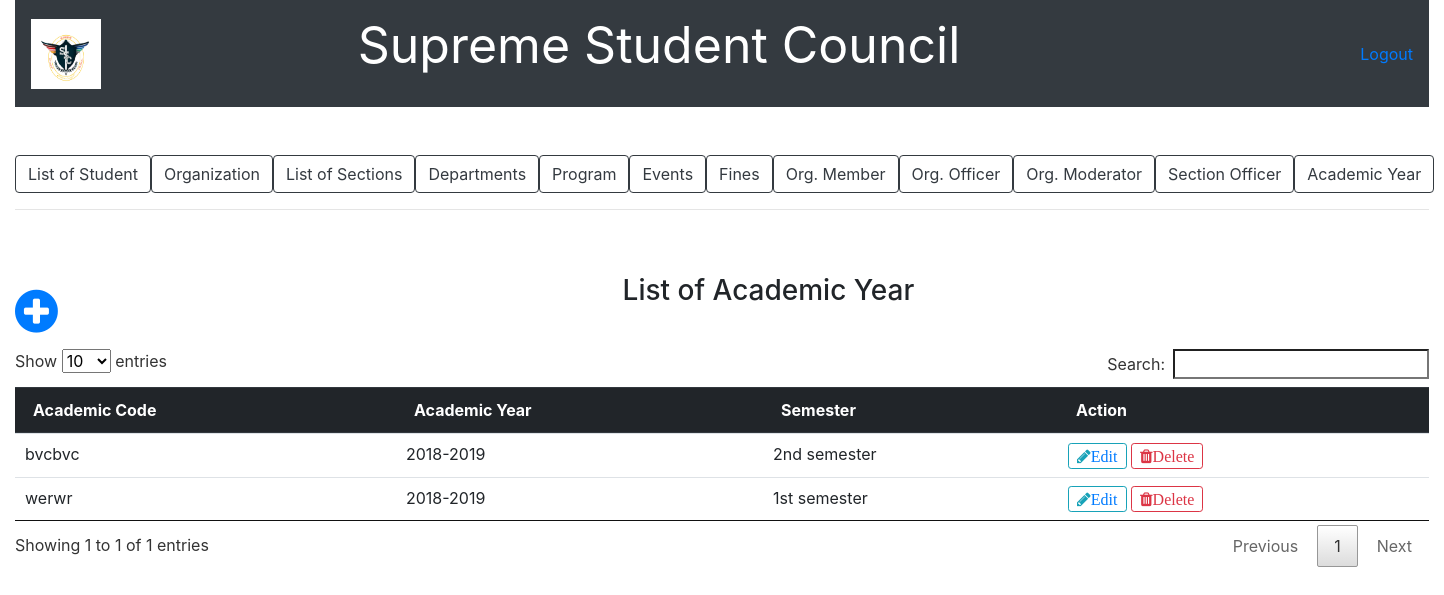
Before: /list_of_acad_year.php with the older database file.
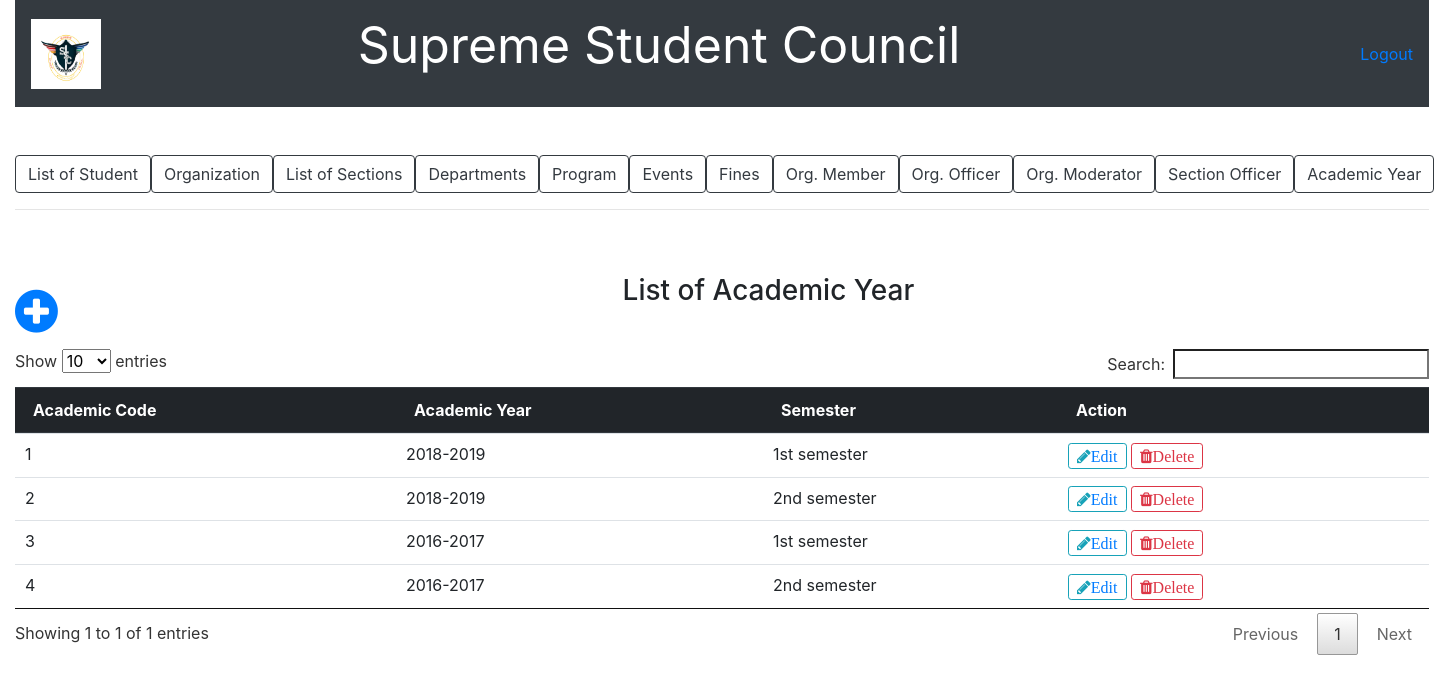
After: the same page with the newer database file.
### tables this page shows
CREATE TABLE `academic_year` (
  `academic_code` int(11) NOT NULL,
  `acad_year` varchar(20) NOT NULL,
  `semester` varchar(20) NOT NULL
);

### list_of_acad_year.php (the view, shortened to what this page needs)
<?php include('server.php'); ?>
<!DOCTYPE html>
<html>
<head>
		<link rel="stylesheet" href="bootstrap/css/bootstrap.min.css">
		<link rel = "stylesheet" href = "font-awesome-4.7.0/font-awesome-4.7.0/css/font-awesome.min.css">
		<link href = "css/style.css" rel = "stylesheet" type = "text/css" >
		<link href = "css/jquery.dataTables.min.css" rel = "stylesheet" type = "text/css" >
</head>
<body>
	<div class="container-fluid">
		<nav class="navbar navbar-expand-lg navbar-dark bg-dark">
		   <a href = "index.php"><img src = "picture/ssc.PNG" style=" height:70px; width:70px;"></a>
		  <div class="collapse navbar-collapse" id="navbarTogglerDemo03">
		    	<center><p style="color:white; font-size: 50px; margin-right: 400px;">Supreme Student Council</p></center>
		    	<a href="logout.php">Logout</a>
		  </div>
		</nav>
	</div>
	<br /><br />
	<div class="container-fluid">
				<div class="btn-group btn-group-lg" role="group"">
					<a href = "list_of_student.php"><button type="button" class="btn btn-outline-dark">List of Student</button></a>
					<a href ="list_of_organization.php"><button type="button" class="btn btn-outline-dark">Organization</button></a>
					<a href ="list_of_section.php"><button type="button" class="btn btn-outline-dark">List of Sections</button></a>
					<a href ="list_of_department.php"><button type="button" class="btn btn-outline-dark">Departments</button>
					<a href ="list_of_program.php"><button type="button" class="btn btn-outline-dark">Program</button></a>
					<a href ="list_of_event.php"><button type="button" class="btn btn-outline-dark">Events</button></a>
					<a href ="fines.php"><button type="button" class="btn btn-outline-dark">Fines</button></a>
					<a href ="list_of_organization_member.php"><button type="button" class="btn btn-outline-dark">Org. Member</button></a>
					<a href ="list_of_organization_officer.php"><button type="button" class="btn btn-outline-dark">Org. Officer</button></a>
					<a href ="list_of_organization_moderator.php"><button type="button" class="btn btn-outline-dark">Org. Moderator</button></a>
					<a href ="list_of_section_officer.php"><button type="button" class="btn btn-outline-dark">Section Officer</button></a>
					<a href ="list_of_acad_year.php"><button type="button" class="btn btn-outline-dark">Academic Year</button></a>
				</div>
				<hr />
				<br /><br />
				<a href = "add_new_acad_year.php"><span style="float: left; font-size: 50px; margin-right: 50px;"><i class="fa fa-plus-circle" font-size = "50px"></i></span></a>
				<center><h3>List of Academic Year</h3></center><br />
				<?php $results = mysqli_query($db, "SELECT * FROM academic_year"); ?>
				<table class="table table-primary" id = "myTable">
				  <thead class="thead-dark">
				    <tr>
				      <th scope="col">Academic Code</th>
				      <th scope="col">Academic Year</th>
				      <th scope="col">Semester</th>
				      <th scope="col">Action</th>
				    </tr>
				  </thead>
				  <?php while ($row = mysqli_fetch_array($results)){ ?>
				  <tbody>
				    <tr>
				      <td><?php echo $row['academic_code']?></td>
				      <td><?php echo $row['acad_year']?></td>
				      <td><?php echo $row['semester']?></td>
				      <td>
				      	<button type="button" class="btn btn-outline-info btn-sm fa fa-pencil"><a href="update_acad_year.php?Edit3=<?php echo $row['academic_code']; ?>">Edit </a></button>
						<button type="button" class="btn btn-outline-danger btn-sm fa fa-trash" data-toggle="modal" data-target="#exampleModal">Delete</button>
				      </td>
				    </tr>
				  </tbody>
				  <?php
  				  } ?>
				</table>
	</div>
</body>
</html>

Changed rows visible on the page:
removed academic_year: academic_code "bvcbvc", acad_year "2018-2019", semester "2nd semester"
removed academic_year: academic_code "werwr", acad_year "2018-2019", semester "1st semester"
added academic_year: academic_code "1", acad_year "2018-2019", semester "1st semester"
added academic_year: academic_code "2", acad_year "2018-2019", semester "2nd semester"
added academic_year: academic_code "3", acad_year "2016-2017", semester "1st semester"
added academic_year: academic_code "4", acad_year "2016-2017", semester "2nd semester"
